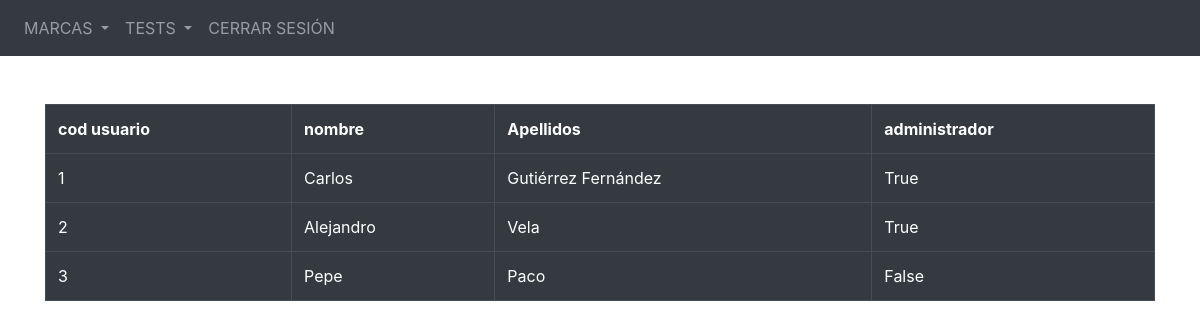
Page /view_all (signed in) on the committed database.
### webside/models/User.py (models this page shows)
class User_register(db.Model, UserMixin):
    id = db.Column(db.Integer, primary_key=True)
    password = db.Column(db.String(150))
    name = db.Column(db.String(150))
    surname = db.Column(db.String(150))
    admin = db.Column(db.Boolean)
    marcas = db.relationship('Marca')
    test = db.relationship('Test')

### webside/views.py (the view)
@views.route('/view_all')
@login_required
def view_all():
    all_user = User_register.query.all()
    return render_template("view_all.html",  User_register=current_user , all_user=all_user )

### webside/__init__.py (called while the page is built)
def create_app():
    app = Flask(__name__)
    app.config['SECRET_KEY'] = 'admin'
    app.config['SQLALCHEMY_DATABASE_URI'] = f'sqlite:///{DB_NAME}'
    db.init_app(app)
    from .views import  views
    app.register_blueprint(views, url_prefix= '/')
    create_database(app)
    from .models.User import User_register
    login_manager = LoginManager()
    login_manager.login_view = 'views.home'
    login_manager.init_app(app)
    @login_manager.user_loader
    def load_user(id):
        return User_register.query.get(int(id))
    return app

### webside/templates/view_all.html (shortened to what this page needs)
{% extends "base.html" %}{% block title %} VIEW ALL {% endblock %} {% block content%}
<!DOCTYPE html>
<html>
<body>
        <br><br>
        <table class="table table-bordered table-dark" >
            <tr>
              <th>cod usuario</th>
              <th>nombre</th>
              <th>Apellidos</th>
              <th>administrador</th>
            </tr>
            {% for x in all_user  %}
            <tr>
                <td>{{x.id}} </td>
                <td>{{x.name}}</td>
                <td>{{x.surname}}</td>
                <td>{{x.admin}}</td>
            </tr>
            {% endfor %}
          </table>
</body>
</html>
{% endblock %}

### rows in the picture
User_register: id "1", name "Carlos", surname "Gutiérrez Fernández", admin "True"
User_register: id "2", name "Alejandro", surname "Vela", admin "True"
User_register: id "3", name "Pepe", surname "Paco", admin "False"
